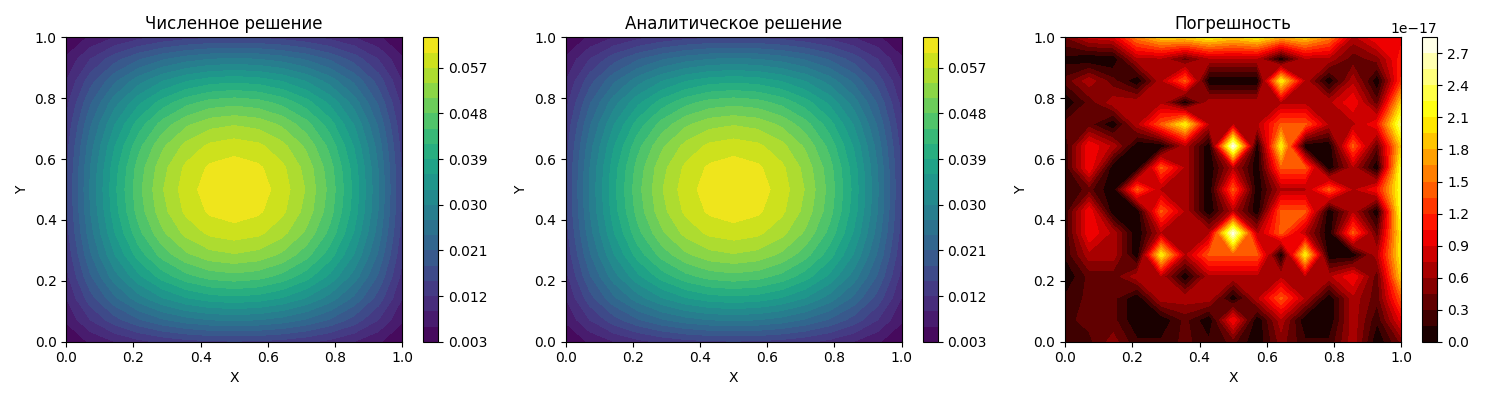

Python code for this plot:
import numpy as np
import matplotlib.pyplot as plt
from mpl_toolkits.mplot3d import Axes3D

def lamda_k_0(k,h,N):
    
    return 4*(np.sin(k*np.pi/(2*N))**2)/(h**2)

def phi_k2(f_ij,i,k2,N2):
    SUM = 0.0
   # print(len(f_ij[i]))
    for j in range(1,N2,1):
        #print(j)
        SUM += f_ij[i-1][j-1]*np.sin(k2*np.pi*j/N2)
        
    return SUM

def phi_k1_k2(f_ij,k1,N1,k2,N2):
    
    SUM = 0.0
    for i in range(1,N1,1):
        SUM += phi_k2(f_ij, i,k2,N2)*np.sin(k1*np.pi*i/N1)
        
    return SUM

def u_k2(f_ij, i, h1,N1,k2,h2,N2):
    
    SUM = 0.0
    for k1 in range(1,N1,1):
        SUM += phi_k1_k2(f_ij,k1,N1,k2,N2)*np.sin(k1*np.pi*i/N1)/(lamda_k_0(k1,h1,N1)+ lamda_k_0(k2,h2,N2) )
        
    return SUM

def u_ij(f_ij,i,j, h1,h2, N1,N2):
    
    SUM = 0.0
    for k2 in range(1,N1,1):
        SUM += u_k2(f_ij, i, h1,N1,k2,h2,N2)*np.sin(k2*np.pi*j/N2)
        
    return SUM

def lamda_k_0_correct(k, h, L):
    """Правильная формула для собственных значений"""
    return 4/(h**2) * np.sin(np.pi * k * h / (2 * L))**2

def solve_u(f_inner, N1, N2, h1, h2, L1, L2):
    
    u = np.zeros((N1-1, N2-1))
    print(N1-1,N2-1)
    for i in range(1, N1):
        for j in range(1, N2):
            u[i-1,j-1] = u_ij(f_inner,i,j, h1,h2, N1,N2)*4/(N1*N2)           
    return u
      
class CorrectPoissonSolver2D:
    """
    Решатель уравнения Пуассона с ТОЧНЫМИ формулами из файла
    """
    
    def __init__(self, N1, N2, L1, L2):
        self.N1 = N1  # Количество интервалов по x
        self.N2 = N2  # Количество интервалов по y
        self.L1 = L1  # Длина  по x
        self.L2 = L2  # Длина  по y
        self.h1 = L1 / N1 #Шаг  по x
        self.h2 = L2 / N2  #Шаг  по x
        
        # Общее число точек включая границы
        self.N1_total = N1 + 1  # 0, 1, 2, ..., N1
        self.N2_total = N2 + 1  # 0, 1, 2, ..., N2
    
    def solve(self, f_inner):
        """
        Решение уравнения Пуассона Δu = -f с использованием ТОЧНЫХ формул
        """
        #print('f=',f_inner)
        u = solve_u(f_inner, self.N1, self.N2,self.h1, self.h2, self.L1, self.L2)
        #print('u =', u)           
        '''
        u_f = np.zeros((self.N1+1, self.N2+1))
        for i in range(1,self.N1_total,1):
            for j in range(1,self.N2_total,1):
                u_f[i,j] = u[i-1,j-1]
        #print(u_)
        '''
        return u
    
# Тестовая правая часть
def f_test(x, y):
    return -2*(y**2-y+x**2-x)#2 * np.pi**2 * np.sin(np.pi * x) * np.sin(np.pi * y)

def demonstrate_correct_formulas():
    """Демонстрация работы с ТОЧНЫМИ формулами из файла"""
    
    print("Решение уравнения Пуассона с ТОЧНЫМИ формулами из файла")
    print("=" * 60)
    
    # Параметры сетки
    N1, N2 = 16, 16  # Уменьшим для скорости демонстрации
    L1, L2 = 1.0, 1.0
        
    # Создаем решатель
    solver = CorrectPoissonSolver2D(N1, N2, L1, L2)
    
    print(f"Параметры сетки:")
    print(f"  N1 = {N1}, N2 = {N2}")
    print(f"  h1 = {solver.h1:.4f}, h2 = {solver.h2:.4f}")
    print(f"  Общее число точек: {solver.N1_total} x {solver.N2_total}")

    h1 = L1/N1
    h2 = L2/N2
    # Шаг 1: Дискретизация(Приближение/Сеточное задавание правой части)
    f = np.zeros((N1-1, N2-1))
    for i in range(0, N1-1):  # i = 1, 2, ..., N1-1
        for j in range(0, N2-1):  # j = 1, 2, ..., N2-1
            x = (i+1) * h1
            y = (j+1) * h2
            f[i, j] = f_test(x, y)
            #print(f[i, j], i,j)
    # Берем только внутренние точки
    #f_inner = f[1:N1, 1:N2]
    print(len(f))  
    # Решаем уравнение
    print("\nРешаем уравнение Пуассона...")
    solution = solver.solve(f)
    
    # Аналитическое решение
    analytical = np.zeros((solver.N1-1, solver.N2-1))
    for i in range(0,solver.N1-1):
        for j in range(0,solver.N2-1):
            x = (i+1) * solver.h1
            y = (j+1) * solver.h2
            analytical[i, j] = (x**2-x)*(y**2-y)#np.sin(np.pi * x) * np.sin(np.pi * y)
    print(analytical)
    # Вычисляем погрешность
    error = np.abs(solution - analytical)
    
    print(f"\nРезультаты:")
    print(f"Максимальная погрешность: {np.max(error):.2e}")
    print(f"Средняя погрешность: {np.mean(error):.2e}")
    
    # Визуализация
    visualize_solutions(solution, analytical, error, L1, L2)
    
    return solution, analytical, error

def visualize_solutions(numerical, analytical, error, L1, L2):
    """Визуализация численного и аналитического решений"""
    
    N1_total, N2_total = numerical.shape
    x = np.linspace(0, L1, N1_total)
    y = np.linspace(0, L2, N2_total)
    X, Y = np.meshgrid(x, y, indexing='ij')
    
    fig = plt.figure(figsize=(18, 5))
    
    # Численное решение
    ax1 = fig.add_subplot(131, projection='3d')
    surf1 = ax1.plot_surface(X, Y, numerical, cmap='viridis', alpha=0.8)
    ax1.set_title('Численное решение\n(по точным формулам файла)')
    ax1.set_xlabel('X')
    ax1.set_ylabel('Y')
    ax1.set_zlabel('u(x,y)')
    
    # Аналитическое решение
    ax2 = fig.add_subplot(132, projection='3d')
    surf2 = ax2.plot_surface(X, Y, analytical, cmap='viridis', alpha=0.8)
    ax2.set_title('Аналитическое решение')
    ax2.set_xlabel('X')
    ax2.set_ylabel('Y')
    ax2.set_zlabel('u(x,y)')
    '''
    # Аналитическое решение
    ax3 = fig.add_subplot(133, projection='3d')
    surf3 = ax3.plot_surface(X, Y, error, cmap='hot', alpha=0.8)
    ax3.set_title('F')
    ax3.set_xlabel('X')
    ax3.set_ylabel('Y')
    ax3.set_zlabel('f')
    '''
    # Погрешность
    ax3 = fig.add_subplot(133, projection='3d')
    surf3 = ax3.plot_surface(X, Y, error, cmap='hot', alpha=0.8)
    ax3.set_title('Погрешность')
    ax3.set_xlabel('X')
    ax3.set_ylabel('Y')
    ax3.set_zlabel('|error|')
    
    plt.tight_layout()
    plt.show()
    
    # Дополнительно: контурные графики
    fig2, axes = plt.subplots(1, 3, figsize=(15, 4))
    
    im1 = axes[0].contourf(X, Y, numerical, levels=20, cmap='viridis')
    axes[0].set_title('Численное решение')
    axes[0].set_xlabel('X')
    axes[0].set_ylabel('Y')
    plt.colorbar(im1, ax=axes[0])
    
    im2 = axes[1].contourf(X, Y, analytical, levels=20, cmap='viridis')
    axes[1].set_title('Аналитическое решение')
    axes[1].set_xlabel('X')
    axes[1].set_ylabel('Y')
    plt.colorbar(im2, ax=axes[1])
    
    im3 = axes[2].contourf(X, Y, error, levels=20, cmap='hot')
    axes[2].set_title('Погрешность')
    axes[2].set_xlabel('X')
    axes[2].set_ylabel('Y')
    plt.colorbar(im3, ax=axes[2])
    
    plt.tight_layout()
    plt.show()
    #contour() - только линии контуров
    #contourf() - залитые области между контурами

    
# Запуск демонстрации
if __name__ == "__main__":
    
    demonstrate_correct_formulas()    
    #check_lamda()
